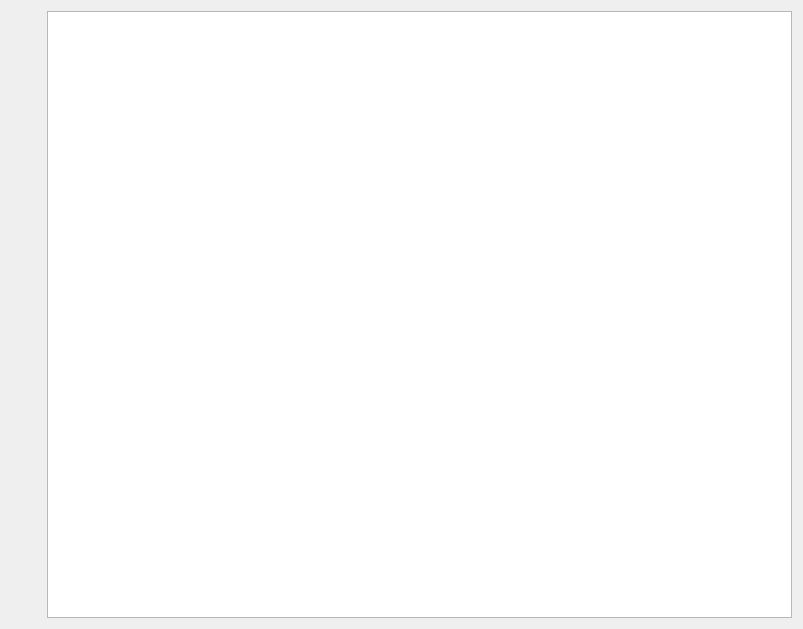
<?xml version="1.0" encoding="UTF-8"?>
<ui version="4.0">
 <class>Form</class>
 <widget class="QWidget" name="Form">
  <property name="geometry">
   <rect>
    <x>0</x>
    <y>0</y>
    <width>803</width>
    <height>629</height>
   </rect>
  </property>
  <property name="windowTitle">
   <string>Form</string>
  </property>
  <layout class="QHBoxLayout" name="horizontalLayout">
   <item>
    <widget class="QWidget" name="lineNumberArea" native="true">
     <property name="minimumSize">
      <size>
       <width>30</width>
       <height>0</height>
      </size>
     </property>
    </widget>
   </item>
   <item>
    <widget class="QPlainTextEdit" name="editorArea"/>
   </item>
  </layout>
 </widget>
 <resources/>
 <connections/>
</ui>
